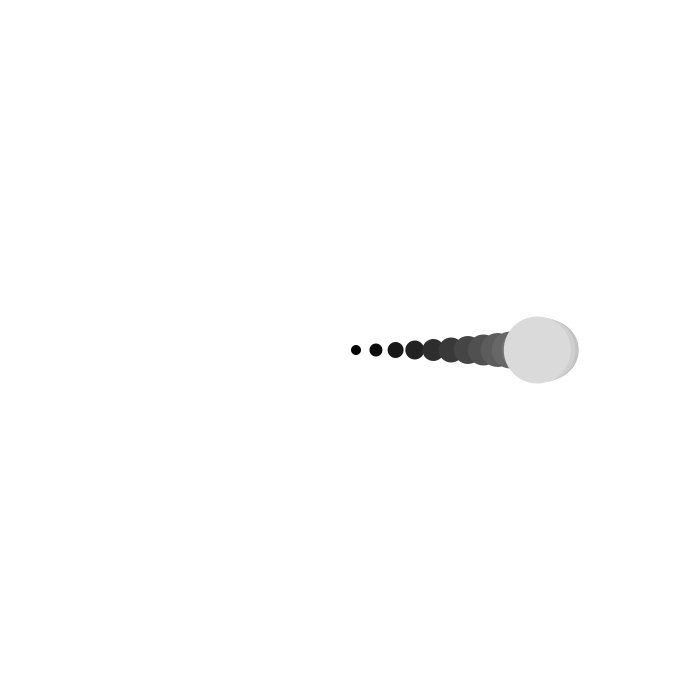
Frame 1 (no input)
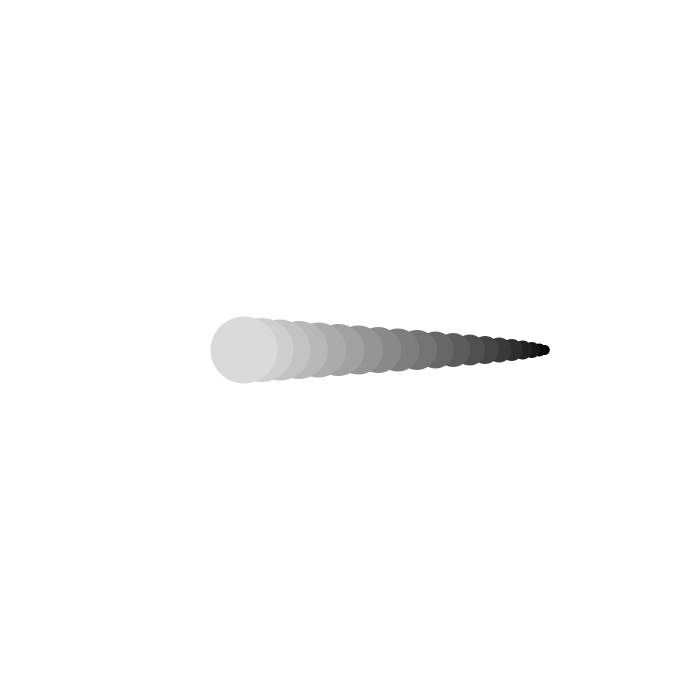
Frame 60 (the mouse pressed at the canvas centre just before this capture)
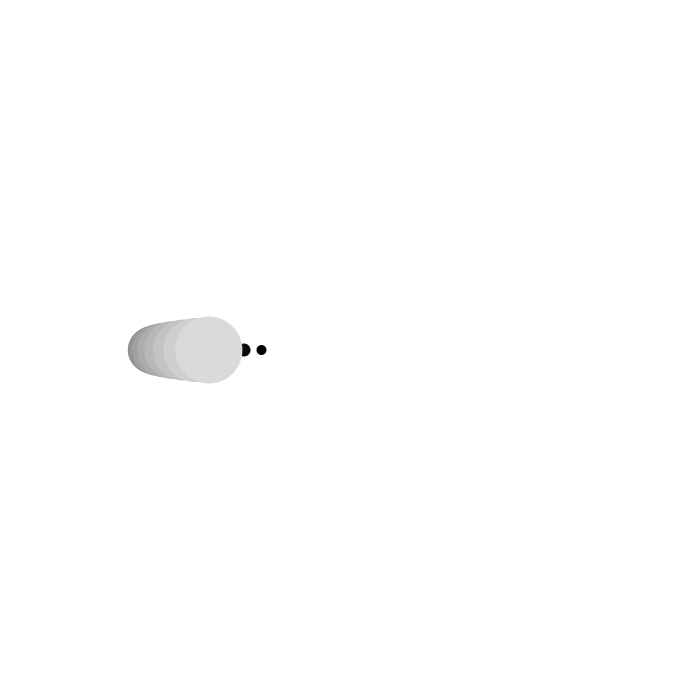
Frame 120 (the mouse held since frame 60 and released just before this capture)

The Processing sketch that drew these frames (run headless with seeded random() and noise(); from frame 60 on, the mouse is pressed at the canvas centre):

// Processing sketch: oscillate5
// ── oscillate5.pde
float x[] = new float[20];
float oscCountX;
float amplitudeX;
float centerX;

void setup() {
  size(700, 700);
  oscCountX = 0;
  amplitudeX = 200;
  centerX = width/2;
  noStroke();
}

void draw() {
  background(255);
  noStroke();
  oscCountX += 0.3;
  for (int i = 0; i < x.length; i++) {
    x[i] = centerX + sin((oscCountX + i) * 0.1) * amplitudeX;
    fill(map(i, 0, x.length, 0, 230));
    float siz = 10 + i*3;
    ellipse(x[i], height/2, siz, siz);
  }
}
